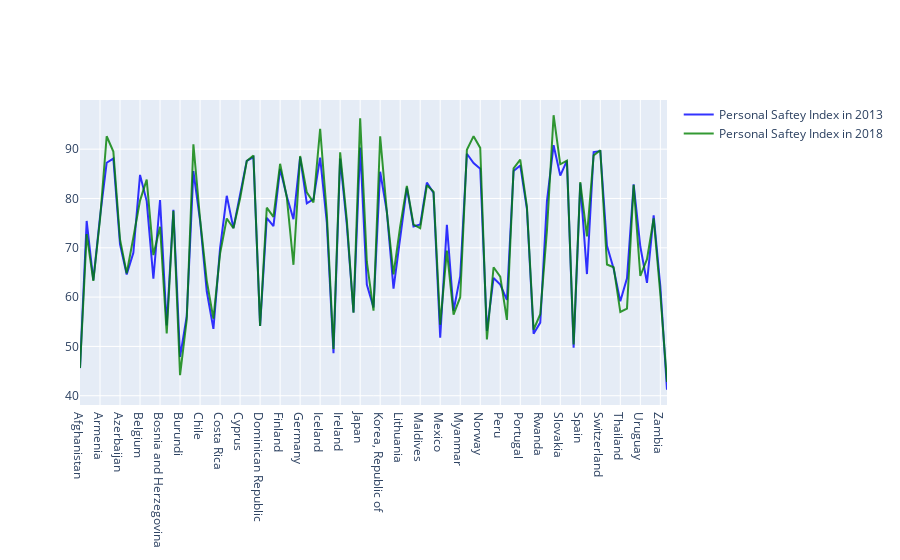

The code cell stored with this chart in its notebook:
### Markdown cell above
### Generalview on the changes, over five years

### Code cell
import plotly.graph_objects as go
import pandas as pd

fig = go.Figure()
fig.add_trace(go.Scatter(
                x=ps['Country'],
                y=ps['ps_2013'],
                name="Personal Saftey Index in 2013",
                line_color='blue',
                opacity=0.8))

fig.add_trace(go.Scatter(
                x=ps['Country'],
                y=ps['ps_2017'],
                name="Personal Saftey Index in 2018",
                line_color='green',
                opacity=0.8))
# Use date string to set xaxis range
title_text="Changes Between 2013-2018"
fig.show()

### Figure 1 — Plotly figure (JSON) as saved in the notebook; plotly's stock layout.template omitted (floating-point values rounded to 4 significant figures)
{"data": [{"line": {"color": "blue"}, "name": "Personal Saftey Index in 2013", "opacity": 0.8, "type": "scatter", "x": ["Afghanistan", "Albania", "Argentina", "Armenia", "Australia", "Austria", "Azerbaijan", "Bangladesh", "Belarus", "Belgium", "Bhutan", "Bolivia", "Bosnia and Herzegovina", "Brazil", "Bulgaria", "Burundi", "Cambodia", "Canada", "Chile", "China", "Colombia", "Costa Rica", "Croatia", "Cuba", "Cyprus", "Czech Republic", "Denmark", "Dominican Republic", "Estonia", "Fiji", "Finland", "France", "Georgia", "Germany", "Greece", "Hungary", "Iceland", "Indonesia", "Iraq", "Ireland", "Italy", "Jamaica", "Japan", "Kazakhstan", "Kenya", "Korea, Republic of", "Kuwait", "Kyrgyzstan", "Lithuania", "Luxembourg", "Malaysia", "Maldives", "Malta", "Mauritius", "Mexico", "Montenegro", "Mozambique", "Myanmar", "Netherlands", "New Zealand", "Norway", "Pakistan", "Paraguay", "Peru", "Philippines", "Poland", "Portugal", "Romania", "Russia", "Rwanda", "Serbia", "Singapore", "Slovakia", "Slovenia", "South Africa", "Spain", "Sri Lanka", "Sweden", "Switzerland", "Tajikistan", "Tanzania", "Thailand", "Ukraine", "United Kingdom", "Uruguay", "Uzbekistan", "Vietnam", "Zambia", "Zimbabwe"], "y": [45.6, 75.44, 63.42, 76.25, 87.25, 88.09, 70.71, 64.6, 69, 84.78, 79.48, 63.72, 79.68, 54.23, 77.72, 47.87, 56.12, 85.55, 75.44, 61.18, 53.55, 69.93, 80.54, 73.98, 80.8, 87.64, 88.41, 54.13, 76.07, 74.4, 85.99, 80.44, 75.79, 88.38, 79.02, 79.88, 88.28, 75.15, 48.6, 88.09, 74.67, 56.87, 90.34, 62.53, 57.89, 85.42, 77.32, 61.72, 71.94, 82.21, 74.34, 74.71, 83.23, 81.13, 51.75, 74.64, 57.23, 64.26, 89.08, 87.19, 86.04, 53.14, 63.88, 62.56, 59.42, 85.56, 86.71, 77.91, 52.58, 54.82, 79.43, 90.8, 84.65, 87.66, 49.76, 83.09, 64.67, 89.4, 89.61, 70.39, 65.76, 59.14, 63.82, 82.86, 70.26, 62.88, 76.6, 62.17, 41.21]}, {"line": {"color": "green"}, "name": "Personal Saftey Index in 2018", "opacity": 0.8, "type": "scatter", "x": ["Afghanistan", "Albania", "Argentina", "Armenia", "Australia", "Austria", "Azerbaijan", "Bangladesh", "Belarus", "Belgium", "Bhutan", "Bolivia", "Bosnia and Herzegovina", "Brazil", "Bulgaria", "Burundi", "Cambodia", "Canada", "Chile", "China", "Colombia", "Costa Rica", "Croatia", "Cuba", "Cyprus", "Czech Republic", "Denmark", "Dominican Republic", "Estonia", "Fiji", "Finland", "France", "Georgia", "Germany", "Greece", "Hungary", "Iceland", "Indonesia", "Iraq", "Ireland", "Italy", "Jamaica", "Japan", "Kazakhstan", "Kenya", "Korea, Republic of", "Kuwait", "Kyrgyzstan", "Lithuania", "Luxembourg", "Malaysia", "Maldives", "Malta", "Mauritius", "Mexico", "Montenegro", "Mozambique", "Myanmar", "Netherlands", "New Zealand", "Norway", "Pakistan", "Paraguay", "Peru", "Philippines", "Poland", "Portugal", "Romania", "Russia", "Rwanda", "Serbia", "Singapore", "Slovakia", "Slovenia", "South Africa", "Spain", "Sri Lanka", "Sweden", "Switzerland", "Tajikistan", "Tanzania", "Thailand", "Ukraine", "United Kingdom", "Uruguay", "Uzbekistan", "Vietnam", "Zambia", "Zimbabwe"], "y": [45.63, 72.77, 63.3, 75.74, 92.62, 89.51, 71.71, 64.83, 72.09, 79.57, 83.83, 68.52, 74.28, 52.62, 77.48, 44.16, 55.42, 90.99, 75.86, 63.35, 55.63, 68.83, 75.94, 73.97, 79.98, 87.61, 88.71, 54.14, 78.13, 76.28, 87.04, 80.26, 66.55, 88.61, 81.23, 79.22, 94.11, 76.88, 49.46, 89.35, 75.62, 56.82, 96.26, 67.17, 57.25, 92.62, 77.28, 64.61, 74.36, 82.54, 74.71, 73.97, 82.68, 81.39, 54.4, 69.44, 56.44, 59.98, 89.87, 92.64, 90.26, 51.43, 66.05, 64.15, 55.37, 86.11, 87.89, 78.29, 53.38, 56.52, 73.47, 96.88, 86.94, 87.66, 50.41, 83.34, 72.32, 88.75, 89.77, 66.61, 66.06, 57, 57.68, 82.77, 64.28, 67.7, 75.97, 60.61, 42.79]}], "layout": {}}
